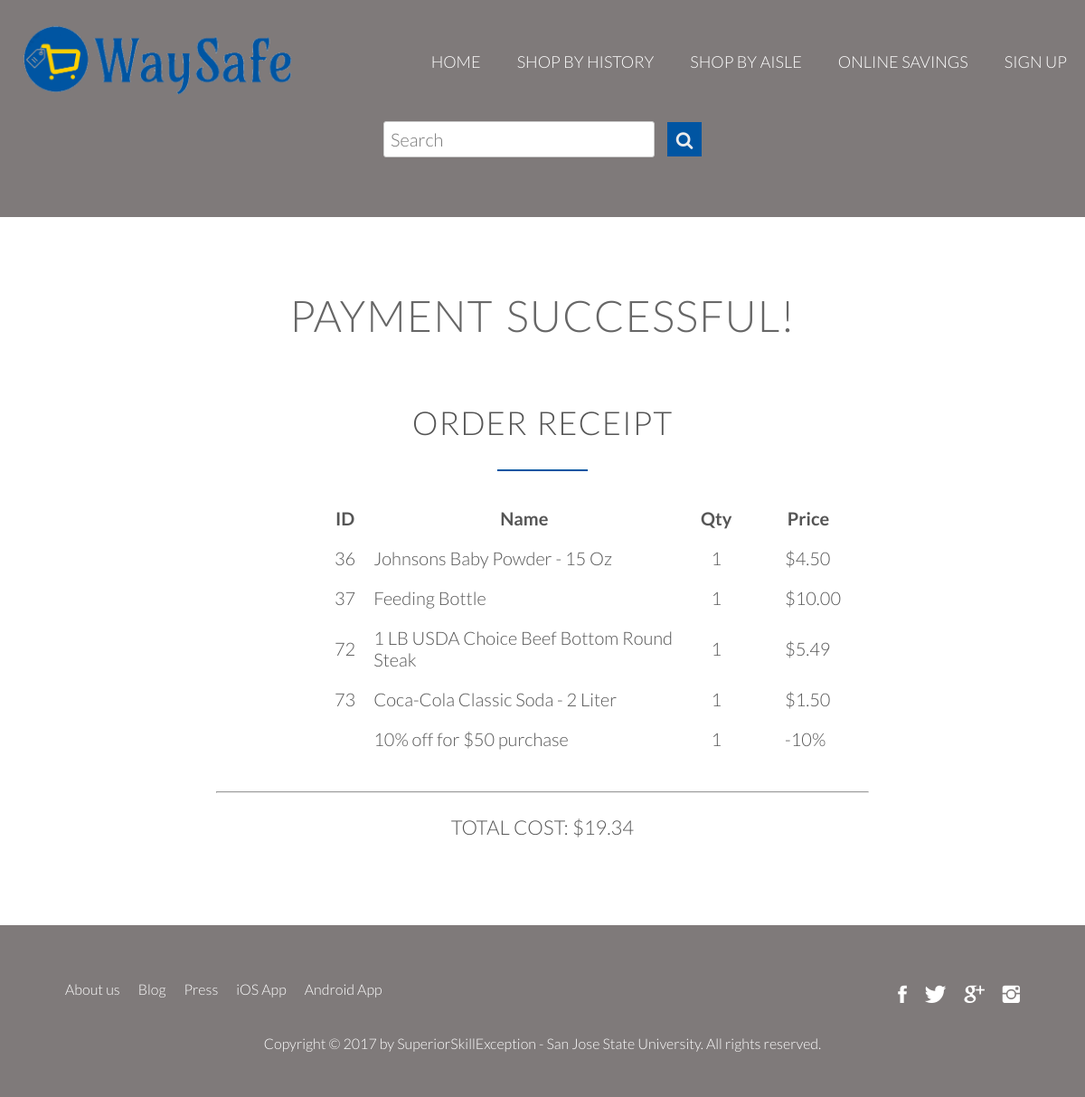
/payment/payment_successful.html/, run on an earlier commit of the app's database.
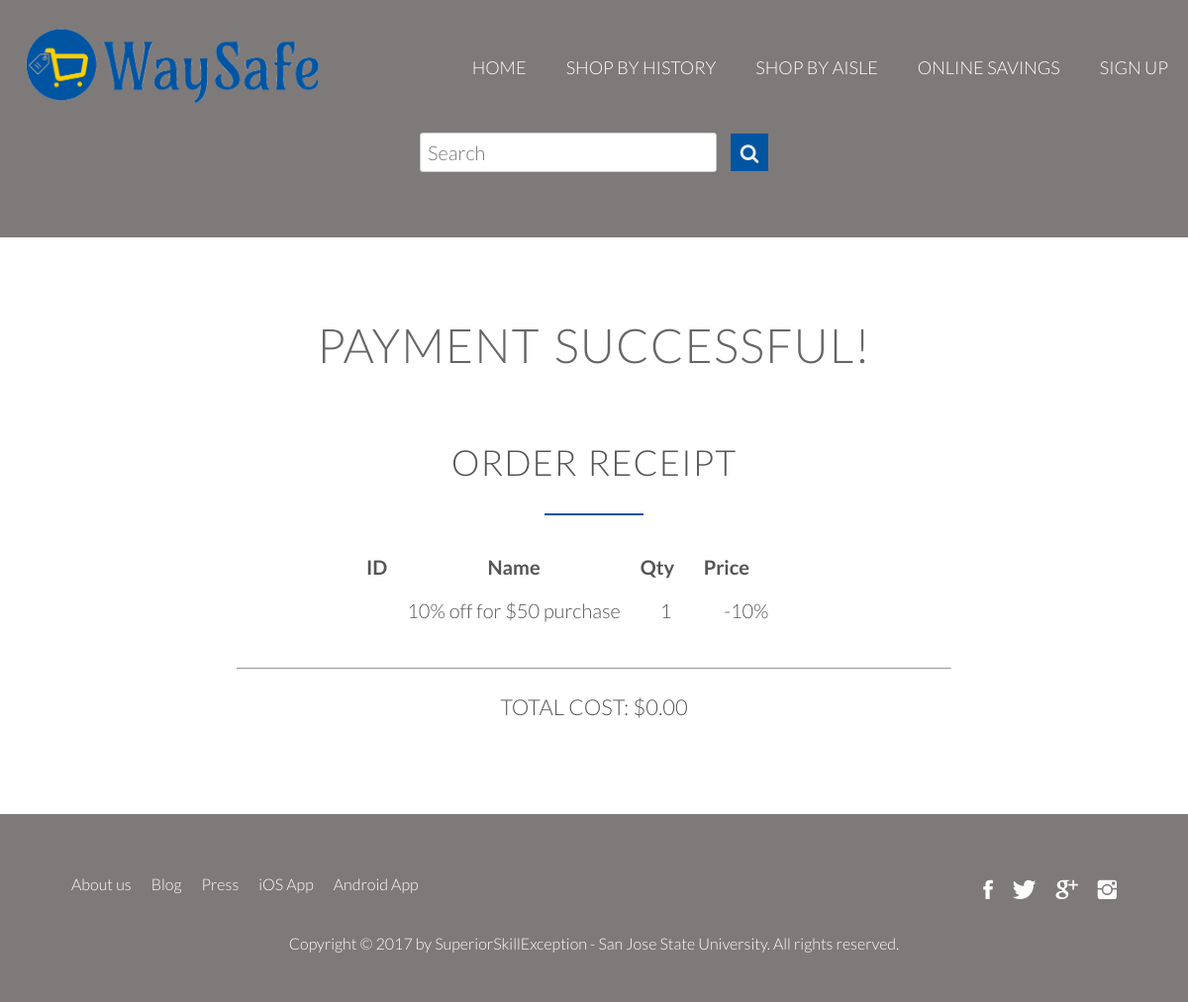
And on a later commit of the database.
### cart/models.py (models this page shows)
class cart(models.Model):
    item_list = models.CharField(max_length = 40)
    quantity = models.CommaSeparatedIntegerField(max_length=50)

### payment/views.py (the view)
# urls.py: url(r'payment_successful.html/$', views.success, name='pay')
def success(request):
    template_name= "payment/payment_successful.html"
    total = 0.0
    cartitemsid = cart.objects.raw('SELECT * from cart_cart INNER JOIN aisle_item ON aisle_item.id = item_list')
    for i in cartitemsid:
        total = total + float(i.price)
    offer = total - (0.10*total)
    context = {"cartitemsid": cartitemsid, "total": offer}
    return render(request, template_name, context)

### payment/templates/payment/payment_successful.html (shortened to what this page needs)
<!DOCTYPE html>
<html lang="en">
{% load staticfiles %}
<head>
        <link rel="stylesheet" type="text/css" href="{% static 'vendors/css/normalize.css' %}">
        <link rel="stylesheet" type="text/css" href="{% static 'vendors/css/grid.css' %}">
        <link rel="stylesheet" type="text/css" href="{% static 'vendors/css/ionicons.min.css' %}">
        <link rel="stylesheet" type="text/css" href="{% static 'vendors/css/animate.css' %}">
        <link rel="stylesheet" type="text/css" href="{% static 'resources/css/style.css' %}">
        <link rel="stylesheet" type="text/css" href="{% static 'resources/css/queries.css' %}">
        <link rel="stylesheet" href="https://cdnjs.cloudflare.com/ajax/libs/font-awesome/4.7.0/css/font-awesome.min.css">
</head>
{% block body %}
<body>
{%  include 'index/base_navBar.html' %}
<section class="section-features js--section-features " id="features">
<h1 style="color:#666666; text-align: center">Payment Successful!</h1>
        <br><br>
        <h2 style="text-align:center">Order Receipt</h2>
        <div>
      <div>
      <table style="margin: 0 20% 3% 30%">
        <thead>
          <tr >
            <th class="first" style="padding: 10px">ID</th>
              <th class="first" style="padding: 10px">Name</th>
            <th class="third" style="padding: 10px">Qty</th>
            <th class="fourth" style="padding: 10px">Price</th>
          </tr>
        </thead>
        <tbody>
        {% for i in cartitemsid %}
        <tr class="productitm" style="width: 800px; max-width: 500px; margin: 10px 10px 10px 10px">
            <td style="padding: 10px">{{ i.id }} </td>
            <td style="padding: 10px">{{ i.item_name}}</td>
            <td style="padding: 10px 30px 10px 30px">1</td>
            <td style="padding: 10px 30px 10px 40px">${{ i.price|floatformat:2 }}</td>
        </tr>
          {% endfor %}
<tr class="productitm" style="width: 800px; max-width: 500px; margin: 10px 10px 10px 10px">
                <td></td>
                <td style="padding: 10px">10% off for $50 purchase</td>
                <td style="padding: 0 0 0 30px">1</td>
                <td style="padding: 0 0 0 40px">-10%</td>
        </tr>
  </tbody>
      </table>
         <center><hr width="60%"></center><br>
<h3 align="center">Total Cost: ${{total|floatformat:2}} </h3>
    </div>
        </div>
    </section>
{%  include 'index/base_footer.html' %}
</body>
{% endblock %}
</html>

### index/templates/index/base_navBar.html
{%  extends 'base_navBar.html' %}

### template/base_navBar.html (shortened to what this page needs)
{% load staticfiles %}
<link rel="stylesheet" href="https://cdnjs.cloudflare.com/ajax/libs/font-awesome/4.7.0/css/font-awesome.min.css">
<header>
    <nav>
        <div class="padding">
            <a href="/index"><img class="img" src="{% static 'resources/img/logoRR.png' %}" alt="WaySafe logo">
            </a>
            <ul class="main-nav js--main-nav">
                {% if user.is_authenticated %}
                <li><a href="/index">Home</a></li>
                <li><a href="/history">Shop by History</a></li>
                <li><a href="/aisle">Shop by Aisle</a></li>
                <li><a href="/savings">Online savings</a></li>
                <li><a href="/cart">Cart</a></li>
                <li><a href="/logout">Sign Out</a></li>
                {% else %}
                <li><a href="/index">Home</a></li>
                <li><a href="/history">Shop by History</a></li>
                <li><a href="/aisle">Shop by Aisle</a></li>
                <li><a href="/savings">Online savings</a></li>
                <li><a href="/register">Sign up</a></li>
                {% endif %}
            </ul>
        </div>
        <center>
            <form method="get" role="search" action="/index/searchresults">
                <div class="form-group">
                    <input type="text" class="form-control" id="searchtext" style="width: 25%" name="q" placeholder="Search">
                    <button type="submit" class="searchbutton"
                            style="background-color:#0055a2;margin-left:10px;color:#ececec;width:38px;height:38px;border:none">
                        <i class="fa fa-search" aria-hidden="true"> </i>
                    </button>
                </div>
            </form>
        </center>
    </nav>
</header>

### index/templates/index/base_footer.html
{%  extends 'base_footer.html' %}

### template/base_footer.html (shortened to what this page needs)
{% load staticfiles %}
        <footer>
            <div class="row">
                <div class="col span-1-of-2">
                    <ul class="footer-nav">
                        <li><a href="/index">About us</a></li>
                        <li><a href="#">Blog</a></li>
                        <li><a href="#">Press</a></li>
                        <li><a href="#">iOS App</a></li>
                        <li><a href="#">Android App</a></li>
                    </ul>
                </div>
                <div class="col span-1-of-2">
                    <ul class="social-links">
                        <li><a href="https://www.facebook.com/WaySafe-1647915111936362/"><i class="ion-social-facebook"></i></a></li>
                        <li><a href="#"><i class="ion-social-twitter"></i></a></li>
                        <li><a href="#"><i class="ion-social-googleplus"></i></a></li>
                        <li><a href="#"><i class="ion-social-instagram"></i></a></li>
                    </ul>
                </div>
            </div>
            <div class="row">
                <p>
                    Copyright &copy; 2017 by SuperiorSkillException - San Jose State University. All rights reserved.
                </p>
            </div>
        </footer>

### index/static/resources/css/style.css (style rules this page uses)
* { margin: 0; padding: 0; box-sizing: border-box; }
html, body { background-color: #fff; color: #555; font-family: 'Lato', 'Arial', sans-serif; font-weight: 300; font-size: 20px; text-rendering: optimizeLegibility; overflow-x: hidden; }
.row { max-width: 1140px; margin: 0 auto; }
section { padding: 80px 0; }
h1, h2, h3 { font-weight: 300; text-transform: uppercase; }
h1 { margin-top: 0; margin-bottom: 20px; color: #fff; font-size: 240%; word-spacing: 4px; letter-spacing: 1px; }
h2 { font-size: 180%; word-spacing: 2px; text-align: center; margin-bottom: 30px; letter-spacing: 1px; }
h3 { font-size: 110%; margin-bottom: 15px; }
h2:after { display: block; height: 2px; background-color: #0055A2; content: " "; width: 100px; margin: 0 auto; margin-top: 30px; }
a:link, a:visited { text-decoration: none; padding-bottom: 1px; -webkit-transition: border-bottom 0.2s, color 0.2s; transition: border-bottom 0.2s, color 0.2s; }
header { background-size: cover; background-color: #0055A2; background-position: center; height: 20vh; background-attachment: fixed; }
.main-nav { float: right; list-style: none; margin-top: 55px; }
.main-nav li { display: inline-block; margin-left: 40px; }
.main-nav li a:link, .main-nav li a:visited { padding: 8px 0; color: #fff; text-decoration: none; text-transform: uppercase; font-size: 90%; border-bottom: 2px solid transparent; -webkit-transition: border-bottom 0.2s; transition: border-bottom 0.2s; }
input[type=text], input[type=email], select, textarea { width: 55%; padding: 7px; border-radius: 3px; border: 1px solid #ccc; }
footer { background-color: #0055A2; padding: 50px; font-size: 80%; }
.footer-nav { list-style: none; float: left; }
.social-links { list-style: none; float: right; }
.footer-nav li, .social-links li { display: inline-block; margin-right: 20px; }
.footer-nav li:last-child, .social-links li:last-child { margin-right: 0; }
.footer-nav li a:link, .footer-nav li a:visited, .social-links li a:link, .social-links li a:visited { text-decoration: none; border: 0; color: #fff; -webkit-transition: color 0.2s; transition: color 0.2s; }
.social-links li a:link, .social-links li a:visited { font-size: 160%; }
.ion-social-facebook, .ion-social-twitter, .ion-social-googleplus, .ion-social-instagram { -webkit-transition: color 0.2s; transition: color 0.2s; }
footer p { color: #fff; text-align: center; margin-top: 20px; }

### index/static/resources/css/queries.css (style rules this page uses)
@media only screen and (max-width: 1200px) { .row { padding: 0 2%; } }

### template/base_navBar.html (style rules this page uses)
header { background-color: #7f7a7a; height: 30vh; }
.img { margin: 20px 0; height: 90px; width: 250 px; }
li { float: left; margin-left: 0; }
.padding { padding: 0 20px 0 20px; }

### template/base_footer.html (style rules this page uses)
footer { background-color: #7f7a7a; }

What changed in the data, as far as the page shows it:
removed cart: id "36", item_name "Johnsons Baby Powder - 15 Oz", price "4.50"
removed cart: id "37", item_name "Feeding Bottle", price "10.00"
removed cart: id "72", item_name "1 LB USDA Choice Beef Bottom Round Steak", price "5.49"
removed cart: id "73", item_name "Coca-Cola Classic Soda - 2 Liter", price "1.50"
Also different on the page:
{{ total|floatformat:2 }}: "19.34" → "0.00"
